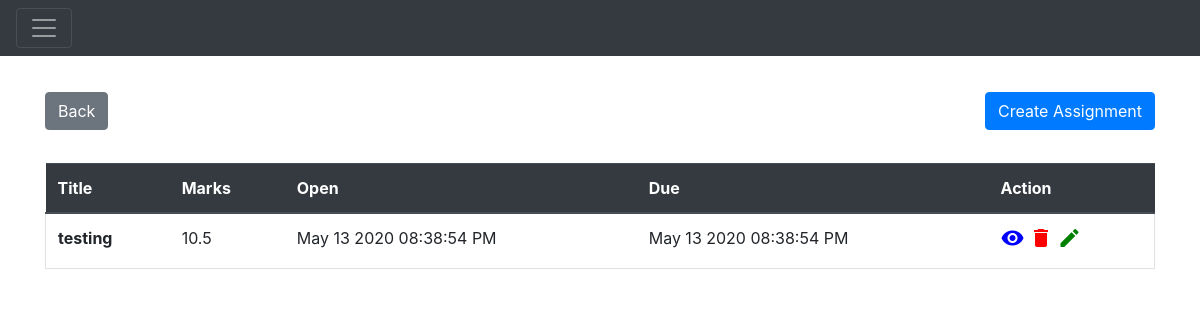
Page /assignments/1 (signed in) on the earlier database version.
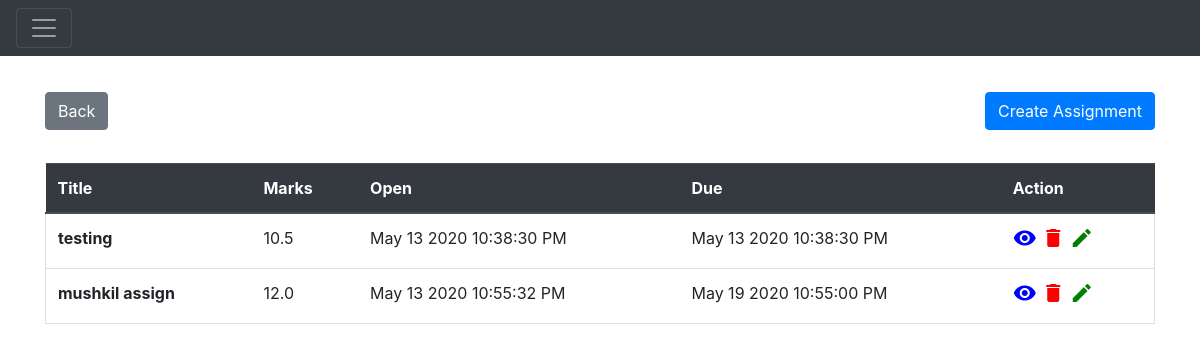
Same page on the later database version.
### Application/models.py (models this page shows)
class Assignment(db.Model):
    __tablename__ = "assignments"
    assignmentId = db.Column(
        db.Integer,
        primary_key=True,
        autoincrement=True
    )
    assignmentName = db.Column(
        db.String(120),
        nullable=False
    )
    assignmentDesc = db.Column(
        db.String(255),
        nullable=False
    )
    assignmentDeadline = db.Column(
        db.DateTime
    )
    courseId = db.Column(db.Integer, db.ForeignKey('courses.courseId'))
    course = relationship("Course", backref="assignments")
    totalMarks = db.Column(db.Float, nullable=False)
    uploadDateTime = db.Column(db.DateTime, nullable=False)

### Application/assignments.py (the view)
@app.route('/assignments/<id>', methods=['GET'])
def getAssignmentsByCourse(id):
    assignments = models.Assignment.query.filter_by(courseId=id).all()
    enrollment = models.Enrollment.query.filter_by(courseId=id, userId=session['id']).first()
    isTeacher = enrollment.enrollmentRole == models.EnrollmentRole.Teacher
    filteredAssignments = []
    for ass in assignments:
        if ass.course.courseId == int(id):
            filteredAssignments.append(ass)
    return render_template('assignments.html', assignments=filteredAssignments, course_id=id, isTeacher=isTeacher)

### Application/templates/assignments.html (shortened to what this page needs)
{% extends 'main.html' %}
{% block head %}
{{ super() }}
{% endblock %}
{% block body %}
{{ super() }}
<div class="container" style="margin-top: 3%">
        <a class="btn btn-secondary" href={{ url_for('coursesite' ,id=course_id) }}>Back</a>
    {% if isTeacher %}
        <button type="button" class="btn btn-primary float-right" data-toggle="modal" data-target="#assignmentModal">
            Create Assignment
        </button>
    {% endif %}
    <table class="table" style="margin-top: 3%">
        <thead class="thead-dark">
        <tr>
            <th scope="col">Title</th>
            <th scope="col">Marks</th>
            <th scope="col">Open</th>
            <th scope="col">Due</th>
            <th scope="col">Action</th>
        </tr>
        </thead>
        <tbody>
        {% for assignment in assignments %}
        <tr class="border">
            <th scope="row">{{assignment.assignmentName}}</th>
            <td>{{assignment.totalMarks}}</td>
            <td>{{assignment.uploadDateTime.strftime("%b %d %Y %r")}}</td>
            <td>{{assignment.assignmentDeadline.strftime("%b %d %Y %r")}}</td>
            <td><a href={{ url_for('getAssignmentDetailById',id=assignment.assignmentId) }}
                >
                <i class="material-icons md-48" style="color:blue;">visibility</i>
                </a>
                {% if isTeacher %}
                <a href={{ url_for('deleteAssignment', id=assignment.assignmentId) }}>
                <i class="material-icons md-36" style="color:red;">delete</i>
                </a>
                <a href={{ url_for('updateAssignment', id=assignment.assignmentId) }}>
                <i class="material-icons md-36" style="color:green;">edit</i>
                </a>
                {% endif %}
            </td>
        </tr>
        {% endfor %}
        </tbody>
    </table>
    <br>
</div>
{% endblock %}

Differences in the rows shown:
changed Assignment "testing": uploadDateTime "May 13 2020 08:38:54 PM" → "May 13 2020 10:38:30 PM"; assignmentDeadline "May 13 2020 08:38:54 PM" → "May 13 2020 10:38:30 PM"
added Assignment: assignmentName "mushkil assign", totalMarks "12.0", uploadDateTime "May 13 2020 10:55:32 PM", assignmentDeadline "May 19 2020 10:55:00 PM"
